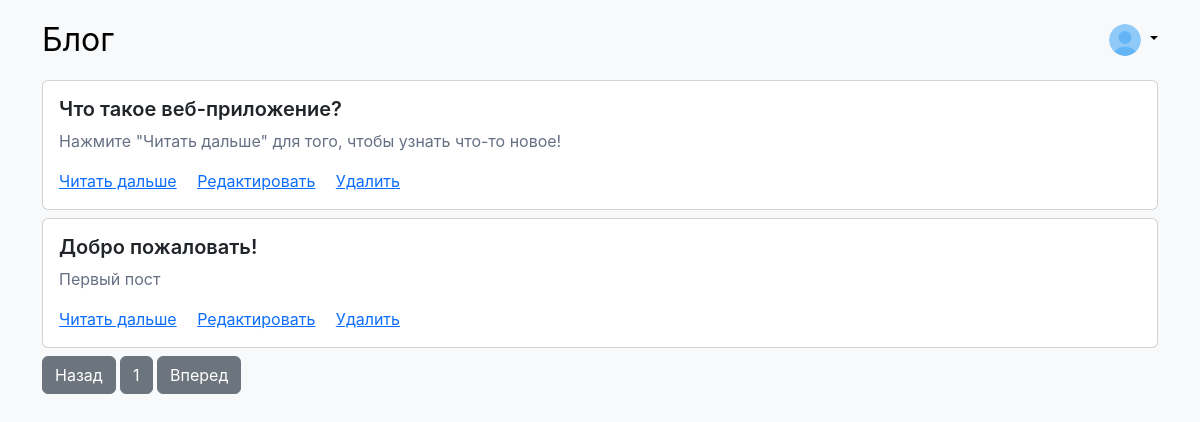
Page / (signed in) on the earlier database version.
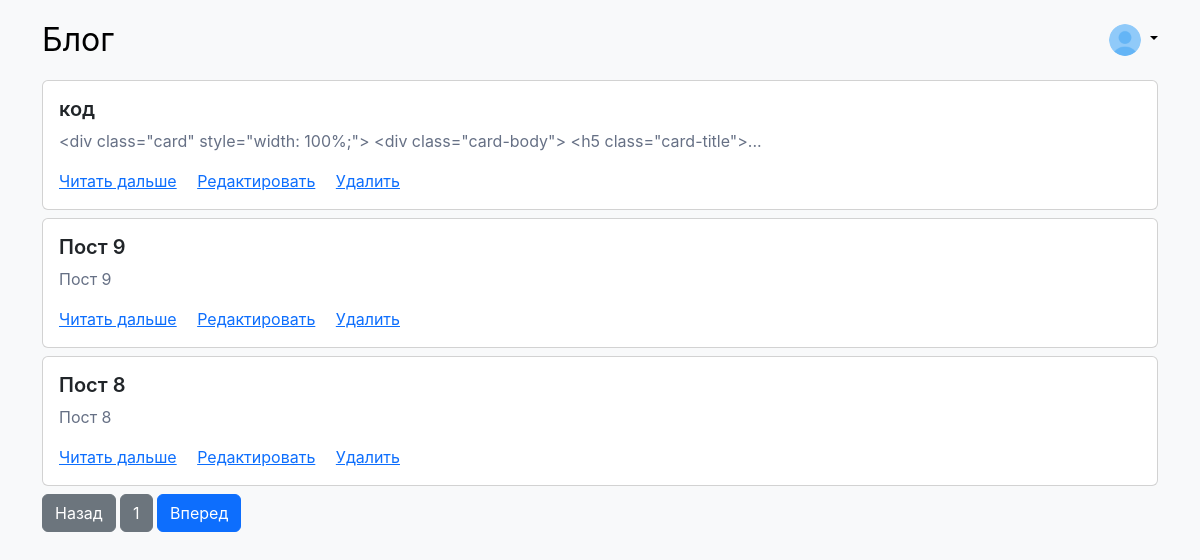
Same page on the later database version.
### tables this page shows
CREATE TABLE posts (
				id INTEGER PRIMARY KEY AUTOINCREMENT,
				title TEXT,
				content TEXT
			);

### routes.py (the view)
		@self.app.route('/')
		def index():
			pageId = 1
			posts = self.dbController.getPostsOnPage(pageId)
			numberOfpages = self.dbController.getNumberOfPages()
			return render_template(
				'index.html',
				posts = posts,
				pageId = pageId,
				numberOfpages = numberOfpages
			)

### db/ConnectionHelper.py (called while the page is built)
	def getConnection(self):
		return self.connection

	def close(self):
		self.connection.commit()
		self.connection.close()

	def __del__(self):
		self.close()

### db/DataBaseController.py (called while the page is built)
	def getPostsOnPage(self, pageId):
		return self.postModel.getPostsOnPage(pageId)

	def getNumberOfPages(self):
		return self.postModel.getNumberOfPages()

### db/PostModel.py (called while the page is built)
	def getPosts(self):
		connectionHelper = ConnectionHelper()
		connection = connectionHelper.getConnection()
		cursor = connection.cursor()
		cursor.execute("SELECT * FROM posts ORDER BY id DESC")
		ret = cursor.fetchall()
		return ret

	def getPostsOnPage(self, pageId):
		posts = self.getPosts()
		postsPerPage = 3
		startIndex = (pageId - 1) * postsPerPage
		endIndex = startIndex + postsPerPage
		return posts[startIndex:endIndex]

	def getNumberOfPages(self):
		posts = self.getPosts()
		return (len(posts) + 3 - 1) // 3

### templates/index.html
{% extends 'layout.html' %}
{% block content %}
	<div class="post-container">
		{% for post in posts %}
			<div class="pb-2">
				<div class="card" style="width: 100%;">
					<div class="card-body">
						<h5 class="card-title">{{ post[1] }}</h5>
						{% if post[2]|length > 100 %}
						<p class="card-text">{{ post[2][:100] }}...</p>
						{% else %}
						<p class="card-text">{{ post[2][:100] }}</p>
						{% endif %}
						<a href="./post/{{ post[0] }}" class="card-link">Читать дальше</a>
						{% if session["username"]: %}
							<a href="./editPost/{{ post[0] }}" class="card-link">Редактировать</a>
							<a href="./deletePost/{{ post[0] }}" class="card-link">Удалить</a>
						{% endif %}
					</div>
				</div>
			</div>
		{% endfor %}
        {% if pageId - 1 > 0 %}
		<a href="{{ url_for('explore', pageId = pageId - 1)}}" class="btn btn-primary">Назад</a>
		{% else %}
		<a class="btn btn-secondary">Назад</a>
        {% endif %}
        <a class="btn btn-secondary">{{ pageId }}</a>
        {% if numberOfpages > pageId %}
		<a href="{{ url_for('explore', pageId = pageId + 1)}}" class="btn btn-primary">Вперед</a>
		{% else %}
		<a class="btn btn-secondary">Вперед</a>
        {% endif %}
    </div>
{% endblock %}

### templates/layout.html (shortened to what this page needs)
<!DOCTYPE html>
<html data-bs-theme="light">
<head>
	<link href="https://cdn.jsdelivr.net/npm/bootstrap@5.3.3/dist/css/bootstrap.min.css" rel="stylesheet">
	<link rel="stylesheet" type="text/css" href="{{ url_for('static', filename='styles/style.css') }}">
</head>
<body class="bg-body-tertiary">
	<div class="container">
		<header class="header py-3">
			<div class="row flex-wrap justify-content-between align-items-center">
				<div class="col-auto">
					<a href="{{ url_for('index') }}" class="blog-header-logo text-body-emphasis text-decoration-none">Блог</a>
				</div>
				<div class="col-auto d-flex justify-content-end align-items-center">
					{% if session["username"]: %}
					<div class="flex-shrink-0 dropdown">
						<a href="#" class="d-block link-body-emphasis text-decoration-none dropdown-toggle" data-bs-toggle="dropdown" aria-expanded="false">
							<img class="rounded-circle" src="{{ url_for('static', filename='image/profile.png') }}" width="32" height="32">
						</a>
					</div>
					{% else %}
					<a class="btn btn-primary" href="{{ url_for('auth') }}">Войти</a>
					{% endif %}
				</div>
			</div>
		</header>
		{% block content %}
		{% endblock %}
	</div>
</body>
</html>

### static/styles/style.css (style rules this page uses)
body { font-family: Inter,-apple-system,BlinkMacSystemFont,Segoe UI,Roboto,Helvetica,Arial,sans-serif,Apple Color Emoji,Segoe UI Emoji,Segoe UI Symbol; }
.blog-header-logo { font-size: 2.0rem; }
.card-title { font-weight: 600; }
.card-text { color: #667085; }

Differences in the rows shown:
no longer on this page (row unchanged): posts: title "Что такое веб-приложение?", content "Нажмите \"Читать дальше\" для того, чтобы узнать что-то новое!"
no longer on this page (row unchanged): posts: title "Добро пожаловать!", content "Первый пост"
added posts: title "код", content "<div class=\"card\" style=\"width: 100%;\"> <div class=\"card-body\"> <h5 class=\"card-title\">"
added posts: title "Пост 9", content "Пост 9"
added posts: title "Пост 8", content "Пост 8"
